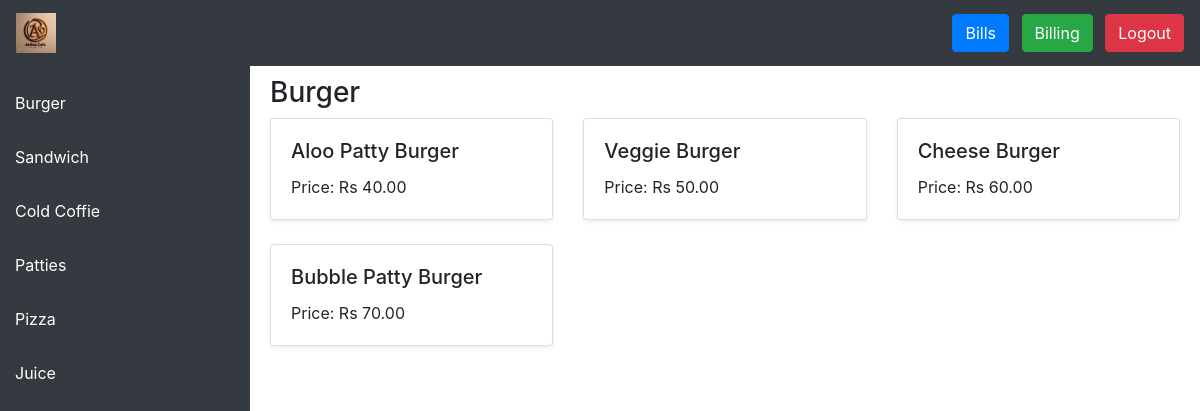
The app's page /home/?category=1 (signed in) with its own data.
### inventory/models.py (models this page shows, shortened)
class Category(models.Model):
    name = models.CharField(max_length=100, unique=True)

class Item(models.Model):
    name = models.CharField(max_length=100)
    category = models.ForeignKey(Category, on_delete=models.CASCADE, related_name='items')
    price = models.DecimalField(max_digits=10, decimal_places=2)
    inventory_managed = models.BooleanField(default=False)  # Flag to indicate if the item has inventory tracking
    stock_quantity = models.IntegerField(default=0)  # Field to maintain the stock count

### inventory/views.py (the view)
# urls.py: 2. Add a URL to urlpatterns:  path('', views.home, name='home')
@login_required
def home(request):
    categories = Category.objects.all()  # Get all categories
    category_id = request.GET.get('category')  # Get the selected category from the URL
    if category_id:
        items = Item.objects.filter(category_id=category_id).order_by('price') # Filter items by category
        selected_category = Category.objects.get(id=category_id)
        selected_category_name = selected_category.name
    else:
        items_by_category = {}  # Dictionary to hold items grouped by category
        for category in categories:
            items_by_category[category] = Item.objects.filter(category=category).order_by('price')
        selected_category_name = "All Items"
    context = {
        'categories': categories,
        'items_by_category': items_by_category if not category_id else None,
        'items': items if category_id else None,
        'selected_category_name': selected_category_name,
    }
    return render(request, 'home.html', context)

### inventory/templates/home.html (shortened to what this page needs)
{% load static %}
<!DOCTYPE html>
<html lang="en">
<head>
    <link href="https://stackpath.bootstrapcdn.com/bootstrap/4.5.2/css/bootstrap.min.css" rel="stylesheet">
</head>
<body>
    <nav class="navbar navbar-expand-lg navbar-dark">
        <a class="navbar-brand">
            <img src="{% static 'logo.jpeg' %}" alt="Cafe Logo" onclick="window.location.href='{% url 'home' %}'" height="40">
        </a>
        <div class="ml-auto">
            <button class="btn btn-primary ml-2" onclick="window.location.href='{% url 'previous_bills' %}'">Bills</button>
            <button class="btn btn-success ml-2" onclick="window.location.href='{% url 'create_bill' %}'">Billing</button>
            <button class="btn btn-danger ml-2" onclick="window.location.href='{% url 'logout' %}'">Logout</button>
        </div>
    </nav>
    <div class="sidebar">
        {% for category in categories %}
            <a href="?category={{ category.id }}">{{ category.name }}</a>
        {% endfor %}
    </div>
    <div class="main-content">
        <h3>{{ selected_category_name }}</h3>
        {% if items %}
            <div class="row">
                {% for item in items %}
                    <div class="col-md-4">
                        <div class="card mb-4 shadow-sm">
                            <div class="card-body">
                                <h5 class="card-title">{{ item.name }}</h5>
                                <p class="card-text">Price: Rs {{ item.price }}</p>
                            </div>
                        </div>
                    </div>
                {% empty %}
                    <p>No items available for this category.</p>
                {% endfor %}
            </div>
        {% endif %}
    </div>
</body>
</html>

### inventory/templates/home.html (style rules this page uses)
body, html { height: 100%; margin: 0; overflow: hidden; }
.navbar { background-color: #343a40; color: white; position: fixed; top: 0; width: 100%; z-index: 1000; }
.sidebar { height: 100vh; background-color: #343a40; padding-top: 20px; position: fixed; top: 56px; left: 0; width: 250px; overflow-y: auto; z-index: 900; }
.sidebar a { color: white; padding: 15px; text-decoration: none; display: block; }
.main-content { margin-left: 250px; margin-top: 56px; padding: 20px; height: calc(100vh - 56px); overflow-y: auto; background-color: #ffffff; border-radius: 8px; box-shadow: 0 0 10px rgba(0, 0, 0, 0.1); }

### records on screen
Category: name "Burger"
Category: name "Sandwich"
Category: name "Cold Coffie"
Category: name "Patties"
Category: name "Pizza"
Category: name "Juice"
Item: name "Aloo Patty Burger", price "40.00"
Item: name "Veggie Burger", price "50.00"
Item: name "Cheese Burger", price "60.00"
Item: name "Bubble Patty Burger", price "70.00"
